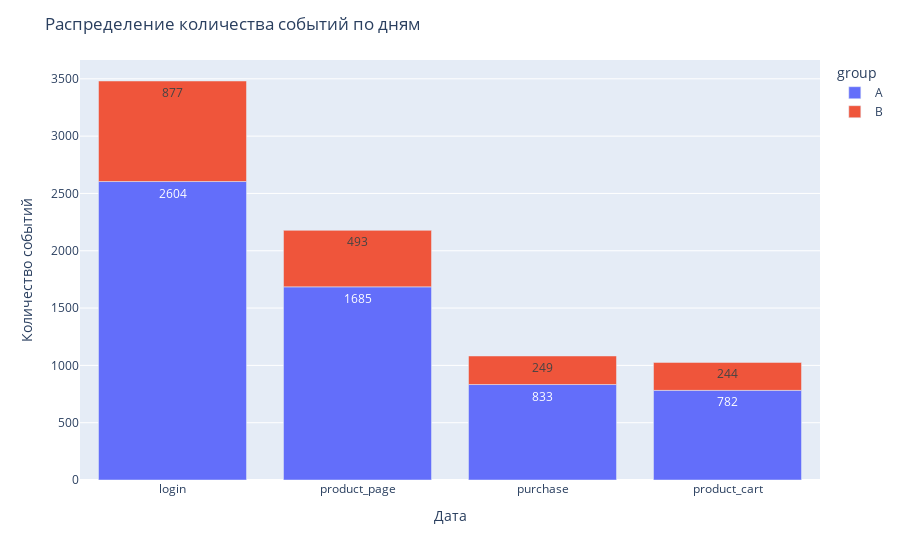

Here is the notebook cell this chart was saved with:
### Code cell
fig = px.bar(data_b.sort_values(by='user_id', ascending=False), # загружаем данные и заново их сортируем
             x='event_name',# указываем столбец с данными для оси X
             y='user_id', # указываем столбец с данными для оси Y
             text='user_id', # добавляем аргумент, который отобразит текст с информацией
             color='group')
# оформляем график
fig.update_layout(title='Распределение количества событий по дням',
                   xaxis_title='Дата',
                   yaxis_title='Количество событий')
fig.show() # выводим график

### Figure 1 — Plotly figure (JSON) as saved in the notebook; plotly's stock layout.template omitted (floating-point values rounded to 4 significant figures)
{"data": [{"alignmentgroup": "True", "hovertemplate": "group=A<br>event_name=%{x}<br>user_id=%{text}<extra></extra>", "legendgroup": "A", "marker": {"color": "#636efa", "pattern": {"shape": ""}}, "name": "A", "offsetgroup": "A", "orientation": "v", "showlegend": true, "text": [2604, 1685, 833, 782], "textposition": "auto", "type": "bar", "x": ["login", "product_page", "purchase", "product_cart"], "xaxis": "x", "y": [2604, 1685, 833, 782], "yaxis": "y"}, {"alignmentgroup": "True", "hovertemplate": "group=B<br>event_name=%{x}<br>user_id=%{text}<extra></extra>", "legendgroup": "B", "marker": {"color": "#EF553B", "pattern": {"shape": ""}}, "name": "B", "offsetgroup": "B", "orientation": "v", "showlegend": true, "text": [877, 493, 249, 244], "textposition": "auto", "type": "bar", "x": ["login", "product_page", "purchase", "product_cart"], "xaxis": "x", "y": [877, 493, 249, 244], "yaxis": "y"}], "layout": {"barmode": "relative", "legend": {"title": {"text": "group"}, "tracegroupgap": 0}, "margin": {"t": 60}, "title": {"text": "Распределение количества событий по дням"}, "xaxis": {"anchor": "y", "domain": [0, 1], "title": {"text": "Дата"}}, "yaxis": {"anchor": "x", "domain": [0, 1], "title": {"text": "Количество событий"}}}}
